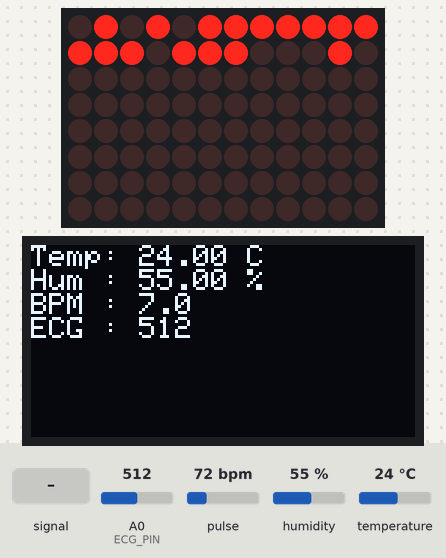
Bench run of a sketch on a simulated Arduino Uno R4 WiFi. Parts: 12×8 LED matrix, 128×64 one-colour display. The inputs (shaded band) are chosen by the test bench; at power-on: pulse 72 bpm, humidity 55 %, A0 (ECG_PIN) = 512, temperature 24 °C. WiFi joins after 1.5 s; servers stay silent unless stated; a WiFi scan finds three made-up networks; uploads are accepted with an empty reply; what the sketch prints to the serial monitor is not drawn.

Above: at 6.2 s.
6.3 s: A0 (ECG_PIN) fed a 200 Hz sine of ±81 counts around its level
At 6.7 s:
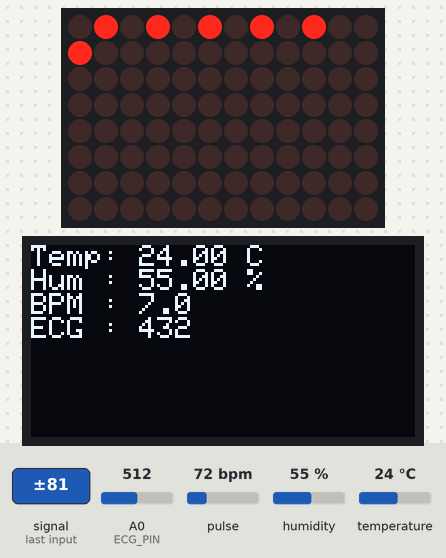
8.0 s: pulse set to 42 bpm
At 8.71 s:
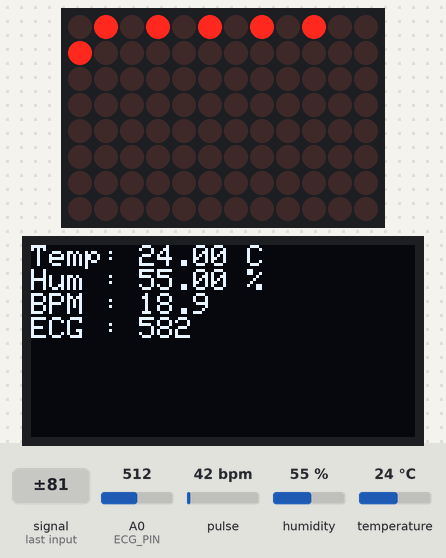
10.0 s: humidity set to 22 %
At 11.3 s:
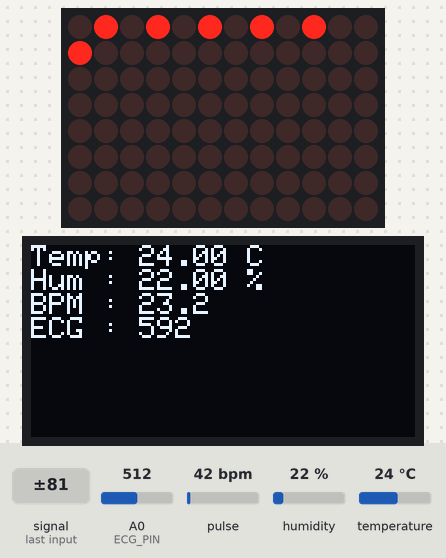
12.6 s: A0 (ECG_PIN) set to 716
At 14.2 s:
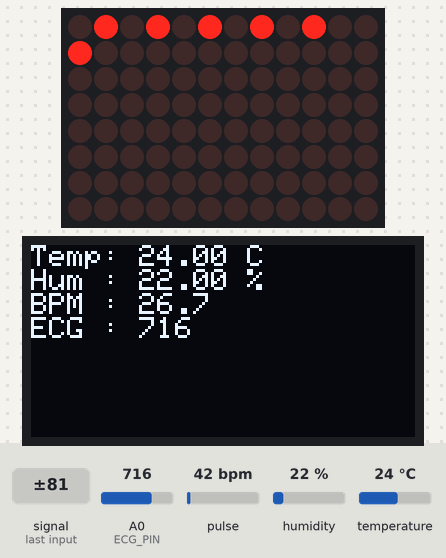
14.3 s: temperature set to 12 °C
At 15.8 s:
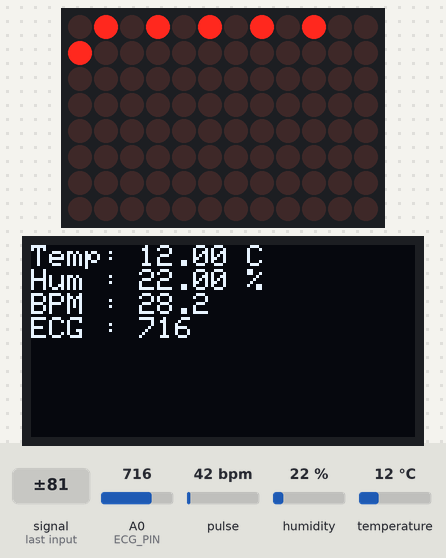
16.6 s: A0 (ECG_PIN) fed a 1000 Hz sine of ±255 counts around its level
At 17.05 s:
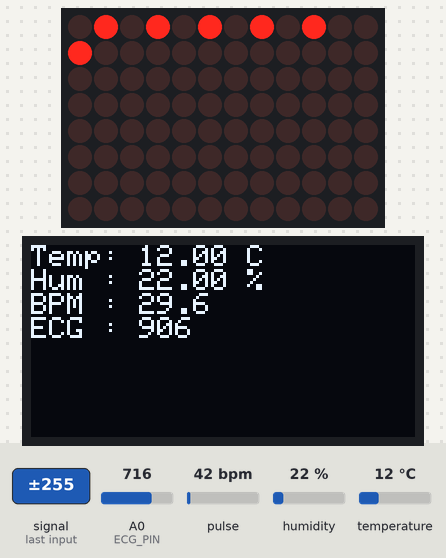
Timing chart, 0 to 19.4 s (numbered marks = the images above; inputs shaded):
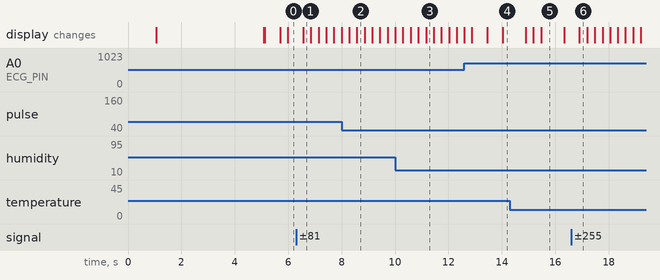

Measured:
- what the display in image 5 shows lasts 0.8 s, from 15.5 s to 16.3 s

The sketch:

health_monitor.ino
```cpp
#include <WiFiS3.h>
#include <ArduinoHttpClient.h>
#include <Wire.h>
#include "MAX30105.h"
#include "heartRate.h"
#include "DHT.h"
#include <Adafruit_GFX.h>
#include <Adafruit_SSD1306.h>
#include "Arduino_LED_Matrix.h"

// ---------- Sensor Pins ----------
#define DHTPIN   2
#define DHTTYPE  DHT22
#define ECG_PIN  A0
#define LO_PLUS  7
#define LO_MINUS 6

// ---------- WiFi Credentials ----------
char ssid[] = "Edge 30 Pro";      // your hotspot / router SSID
char pass[] = "malcolmcep";       // your WiFi password

// ---------- Server Info (your COMPUTER IP) ----------
char serverAddress[] = "10.159.251.149";   // <-- CHANGE: your PC IP address
int  port = 5000;                          // Flask / HTTP server port

// ---------- Objects ----------
WiFiClient wifi;
HttpClient client(wifi, serverAddress, port);

MAX30105 particleSensor;
DHT dht(DHTPIN, DHTTYPE);
Adafruit_SSD1306 display(128, 64, &Wire, -1);
ArduinoLEDMatrix matrix;

// ---------- Heart Rate Variables ----------
long  lastBeat       = 0;
float beatsPerMinute = 0;
float beatAvg        = 0;
unsigned long lastMatrixBeat = 0;

// ---------- Heart bitmaps ----------
uint8_t heart_small[5][5] = {
  {0,1,0,1,0},
  {1,0,1,0,1},
  {0,0,1,0,0},
  {0,0,0,0,0},
  {0,0,0,0,0}
};

uint8_t heart_big[5][5] = {
  {0,1,0,1,0},
  {1,1,1,1,1},
  {1,1,1,1,1},
  {0,1,1,1,0},
  {0,0,1,0,0}
};

// ---------- WiFi helper ----------
void connectWiFi() {
  Serial.println("Starting WiFi...");

  WiFi.disconnect();
  delay(500);

  Serial.print("WiFi Firmware: ");
  Serial.println(WiFi.firmwareVersion());

  Serial.println("Scanning for networks...");
  int numNetworks = WiFi.scanNetworks();
  if (numNetworks <= 0) {
    Serial.println("No WiFi networks found!");
  } else {
    for (int i = 0; i < numNetworks; i++) {
      Serial.print("  ");
      Serial.print(WiFi.SSID(i));
      Serial.print(" (RSSI ");
      Serial.print(WiFi.RSSI(i));
      Serial.println(")");
    }
  }

  Serial.print("\nConnecting to: ");
  Serial.println(ssid);

  WiFi.begin(ssid, pass);
  unsigned long start = millis();

  while (WiFi.status() != WL_CONNECTED && millis() - start < 20000) {
    Serial.print(".");
    delay(500);
  }
  Serial.println();

  if (WiFi.status() == WL_CONNECTED) {
    Serial.println("WiFi connected! 🎉");
    Serial.print("IP Address: ");
    Serial.println(WiFi.localIP());
  } else {
    Serial.println("❌ WiFi FAILED to connect!");
    Serial.println("Check:");
    Serial.println("- Hotspot 2.4 GHz only");
    Serial.println("- Security WPA2, not WPA3");
    Serial.println("- SSID/password correct");
  }
}

// ---------- Draw Heart on Matrix ----------
void drawHeart(bool big) {
  if (big)
    matrix.renderBitmap(heart_big, 5, 5);
  else
    matrix.renderBitmap(heart_small, 5, 5);
}

void setup() {
  Serial.begin(115200);
  delay(1000);

  pinMode(LO_PLUS, INPUT);
  pinMode(LO_MINUS, INPUT);

  // LED Matrix
  matrix.begin();
  matrix.clear();
  drawHeart(false);

  // OLED
  if (!display.begin(SSD1306_SWITCHCAPVCC, 0x3C)) {
    Serial.println("SSD1306 not found");
    while (1);
  }
  display.clearDisplay();
  display.setTextSize(1);
  display.setTextColor(SSD1306_WHITE);
  display.setCursor(0, 0);
  display.println("Initializing...");
  display.display();

  // DHT
  dht.begin();

  // MAX3010x (MAX30102/5)
  if (!particleSensor.begin(Wire, I2C_SPEED_STANDARD)) {
    Serial.println("MAX3010x not found!");
    while (1);
  }
  particleSensor.setup();
  particleSensor.setPulseAmplitudeRed(0x0A);
  particleSensor.setPulseAmplitudeIR(0x7F);

  // Connect WiFi once at startup
  // Static IP Configuration
  IPAddress local_IP(10, 159, 251, 52);
  IPAddress gateway(10, 159, 251, 1);   // Assuming gateway is .1, adjust if needed
  IPAddress subnet(255, 255, 255, 0);

  WiFi.config(local_IP, gateway, subnet);

  connectWiFi();

  display.println("Ready");
  display.display();
}

void loop() {
  // ---------- 1. Read sensors ----------
  float temperature = dht.readTemperature();
  float humidity    = dht.readHumidity();
  int   ecgValue    = analogRead(ECG_PIN);
  long  irValue     = particleSensor.getIR();

  // ---------- 2. Heartbeat detection ----------
  bool beatDetected = false;
  if (checkForBeat(irValue)) {
    beatDetected = true;
    long delta = millis() - lastBeat;
    lastBeat = millis();

    if (delta > 0) {
      beatsPerMinute = 60.0 / (delta / 1000.0);
      if (beatsPerMinute < 255 && beatsPerMinute > 20) {
        beatAvg = (beatAvg * 0.9) + (beatsPerMinute * 0.1);
      }
    }
  }

  // ---------- 3. Update OLED ----------
  display.clearDisplay();
  display.setCursor(0, 0);
  display.print("Temp: "); display.print(temperature); display.println(" C");
  display.print("Hum : "); display.print(humidity);    display.println(" %");
  display.print("BPM : "); display.println(beatAvg, 1);
  display.print("ECG : "); display.println(ecgValue);
  display.display();

  // ---------- 4. LED Matrix Heart animation ----------
  if (beatDetected) {
    drawHeart(true);
    lastMatrixBeat = millis();
  } else if (millis() - lastMatrixBeat > 300) {
    drawHeart(false);
  }

  // ---------- 5. Debug over Serial ----------
  Serial.print("IR=");   Serial.print(irValue);
  Serial.print(" BPM="); Serial.print(beatAvg, 1);
  Serial.print(" Temp=");Serial.print(temperature);
  Serial.print("C Hum=");Serial.print(humidity);
  Serial.print("% ECG=");Serial.println(ecgValue);

  // ---------- 6. WiFi auto-reconnect check ----------
  if (WiFi.status() != WL_CONNECTED) {
    Serial.println("WiFi lost, trying to reconnect...");
    connectWiFi();
  }

  // ---------- 7. Send JSON to server (if WiFi OK) ----------
  if (WiFi.status() == WL_CONNECTED) {
    String json = "{\"temp\":" + String(temperature, 1) +
                  ",\"hum\":"   + String(humidity, 1) +
                  ",\"hr\":"    + String(beatAvg, 1) +
                  ",\"ecg\":"   + String(ecgValue) +
                  ",\"patient_id\":\"arduino_device_1\"}";

    client.beginRequest();
    client.post("/data");
    client.sendHeader("Content-Type", "application/json");
    client.sendHeader("Content-Length", json.length());
    client.beginBody();
    client.print(json);
    client.endRequest();

    int statusCode = client.responseStatusCode();
    String response = client.responseBody();
    Serial.print("HTTP Response Code: ");
    Serial.println(statusCode);
    Serial.println(response);
  } else {
    Serial.println("Skipping HTTP send (no WiFi).");
  }

  delay(50);
}
```
